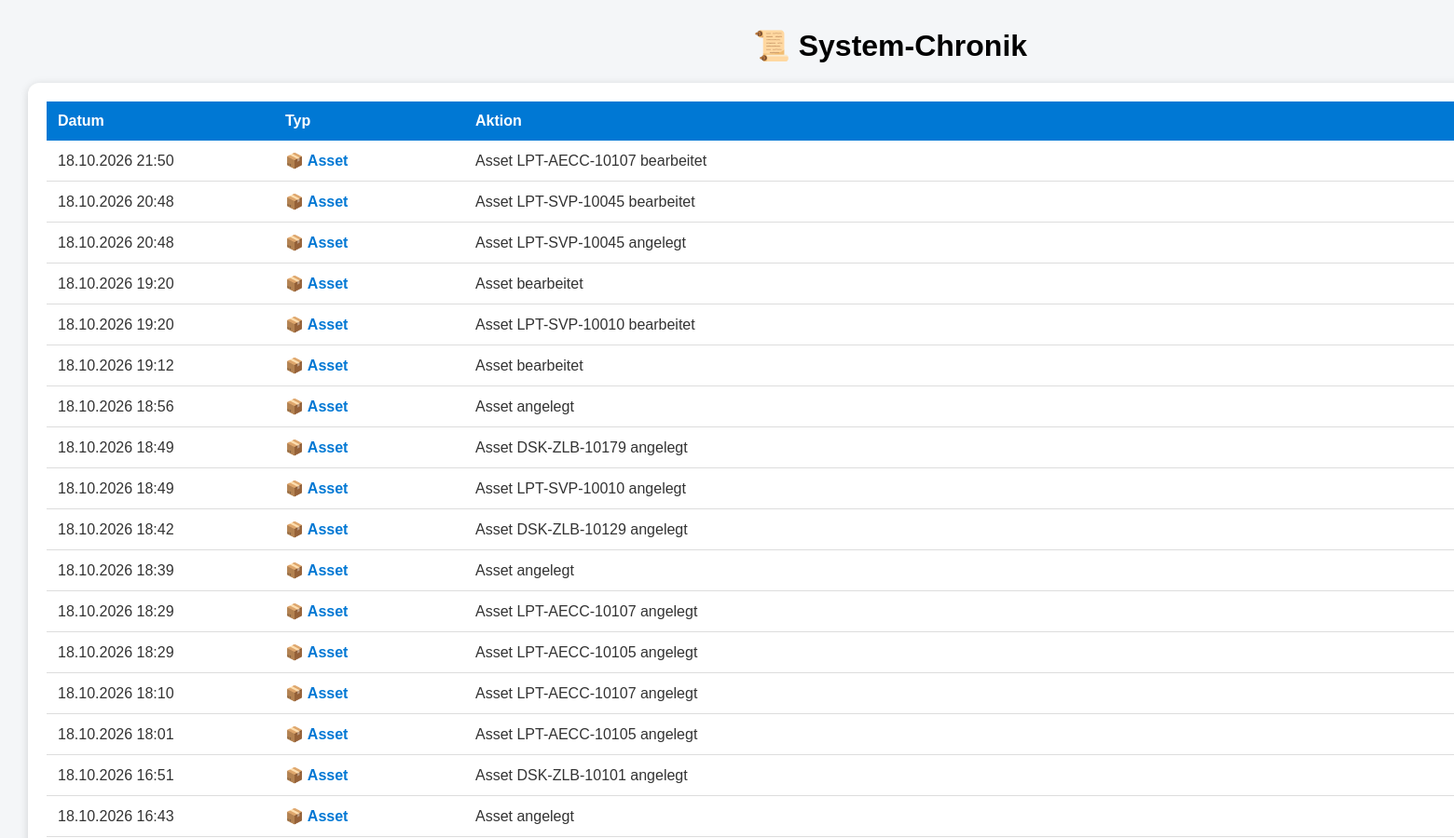
The page /historie (upper part) on the database as committed earlier.
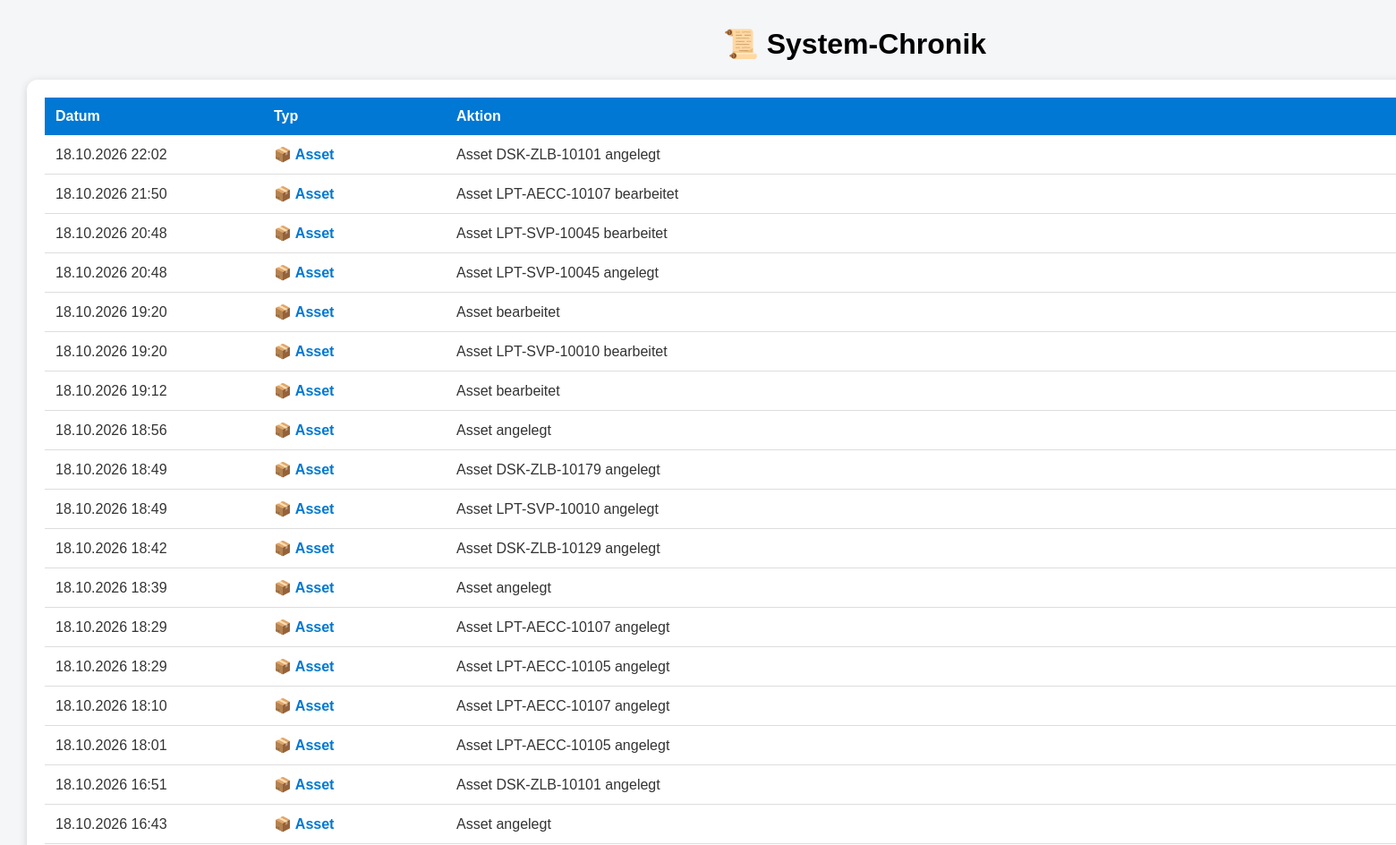
The same page on the database as committed later.
### tables this page shows
CREATE TABLE historie (
            id INTEGER PRIMARY KEY,
            datum TEXT,
            typ TEXT,
            aktion TEXT

        );

### app.py (the view)
@app.route("/historie")
def historie():
    verbindung = sqlite3.connect("asset_management.db")
    cursor = verbindung.cursor()
    cursor.execute("""
        SELECT datum, typ, aktion
        FROM historie
        ORDER BY id DESC
    """)
    eintraege = cursor.fetchall()
    verbindung.close()
    return render_template(
        "historie.html",
        eintraege=eintraege
    )

### templates/historie.html (shortened to what this page needs)
<!DOCTYPE html>
<html>
<head>
    <link rel="stylesheet"
          href="{{ url_for('static', filename='style.css')   }}">
</head>
<body>
    <div class="container">
        <h1>📜 System-Chronik</h1>
        <div class="card">
            <table>
                <tr>
                    <th class="datum">Datum</th>
                    <th class="typ">Typ</th>
                    <th>Aktion</th>
                </tr>
                {% for e in eintraege %}
                <tr>
                    <td>{{ e[0] }}</td>
                    <td>
                        {% if e[1] == "Asset" %}
                            <span class="asset">
                                📦 Asset
                            </span>
                        {% elif e[1] == "Mitarbeiter" %}
                            <span class="mitarbeiter">
                                👤 Mitarbeiter
                            </span>
                        {% else %}
                            {{ e[1] }}
                        {% endif %}
                    </td>
                    <td>{{ e[2] }}</td>
                </tr>
                {% endfor %}
            </table>
        </div>
    </div>
</body>
</html>

Rows that differ between the two databases and show on the page:
added historie: datum "18.10.2026 22:02", typ "📦 Asset", aktion "Asset DSK-ZLB-10101 angelegt"
